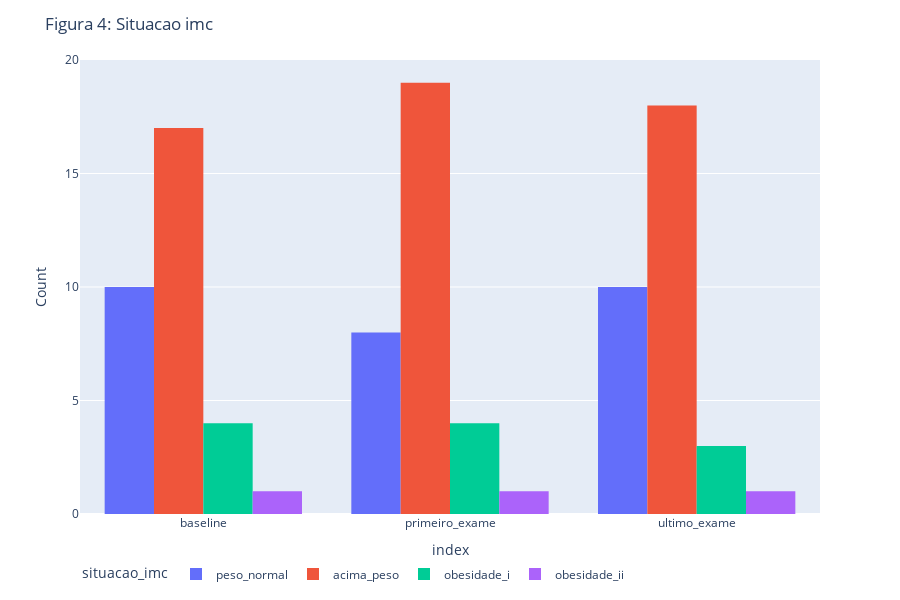

Here is the notebook cell this chart was saved with:
### Code cell
pd.options.plotting.backend = "plotly"
fig = pd.concat([df_baseline.groupby("situacao_imc")[["situacao_imc"]].count(),
                 df_primeiro_exame.groupby("situacao_imc")[["situacao_imc"]].count(),
                 df_ultimo_exame.groupby("situacao_imc")[["situacao_imc"]].count()],axis=1)

fig.columns = ["baseline","primeiro_exame","ultimo_exame"]
fig = fig.T
fig = fig[["peso_normal","acima_peso","obesidade_i", "obesidade_ii"]]
# print(fig)
fig = px.histogram(fig, x=fig.index, y=fig.columns, barmode='group',
            #  color='smoker', barmode='group',
             height=400)

fig.update_layout(
    title = "Figura 4: Situacao imc ",
    dragmode="zoom",
    hovermode="x",
    legend=dict(orientation="h"),
    height=600,
    # legend = dict(traceorder="reversed"),
    # template = "plotly_dark",
)

# fig.update_xaxes(title = "grupo_idade")
fig.update_yaxes(title_text="Count")

fig.show()
fig.write_image("../reports/figures/Situacao_imc.png")

### Figure 1 — Plotly figure (JSON) as saved in the notebook; plotly's stock layout.template omitted (floating-point values rounded to 4 significant figures)
{"data": [{"alignmentgroup": "True", "bingroup": "x", "histfunc": "sum", "hovertemplate": "situacao_imc=peso_normal<br>index=%{x}<br>sum of value=%{y}<extra></extra>", "legendgroup": "peso_normal", "marker": {"color": "#636efa", "pattern": {"shape": ""}}, "name": "peso_normal", "offsetgroup": "peso_normal", "orientation": "v", "showlegend": true, "type": "histogram", "x": ["baseline", "primeiro_exame", "ultimo_exame"], "xaxis": "x", "y": [10, 8, 10], "yaxis": "y"}, {"alignmentgroup": "True", "bingroup": "x", "histfunc": "sum", "hovertemplate": "situacao_imc=acima_peso<br>index=%{x}<br>sum of value=%{y}<extra></extra>", "legendgroup": "acima_peso", "marker": {"color": "#EF553B", "pattern": {"shape": ""}}, "name": "acima_peso", "offsetgroup": "acima_peso", "orientation": "v", "showlegend": true, "type": "histogram", "x": ["baseline", "primeiro_exame", "ultimo_exame"], "xaxis": "x", "y": [17, 19, 18], "yaxis": "y"}, {"alignmentgroup": "True", "bingroup": "x", "histfunc": "sum", "hovertemplate": "situacao_imc=obesidade_i<br>index=%{x}<br>sum of value=%{y}<extra></extra>", "legendgroup": "obesidade_i", "marker": {"color": "#00cc96", "pattern": {"shape": ""}}, "name": "obesidade_i", "offsetgroup": "obesidade_i", "orientation": "v", "showlegend": true, "type": "histogram", "x": ["baseline", "primeiro_exame", "ultimo_exame"], "xaxis": "x", "y": [4, 4, 3], "yaxis": "y"}, {"alignmentgroup": "True", "bingroup": "x", "histfunc": "sum", "hovertemplate": "situacao_imc=obesidade_ii<br>index=%{x}<br>sum of value=%{y}<extra></extra>", "legendgroup": "obesidade_ii", "marker": {"color": "#ab63fa", "pattern": {"shape": ""}}, "name": "obesidade_ii", "offsetgroup": "obesidade_ii", "orientation": "v", "showlegend": true, "type": "histogram", "x": ["baseline", "primeiro_exame", "ultimo_exame"], "xaxis": "x", "y": [1, 1, 1], "yaxis": "y"}], "layout": {"barmode": "group", "dragmode": "zoom", "height": 600, "hovermode": "x", "legend": {"orientation": "h", "title": {"text": "situacao_imc"}, "tracegroupgap": 0}, "margin": {"t": 60}, "title": {"text": "Figura 4: Situacao imc "}, "xaxis": {"anchor": "y", "domain": [0, 1], "title": {"text": "index"}}, "yaxis": {"anchor": "x", "domain": [0, 1], "title": {"text": "Count"}}}}
